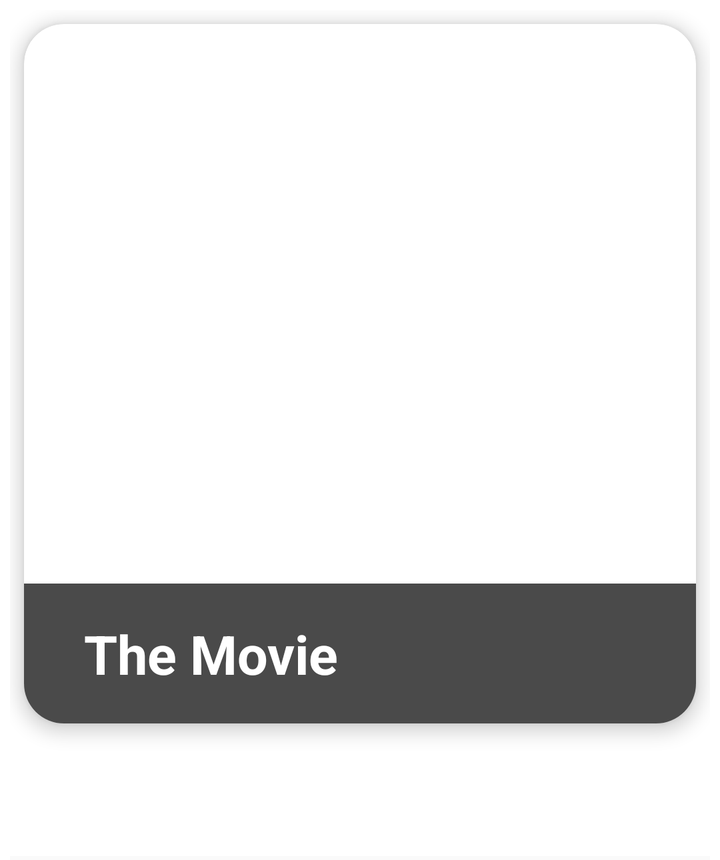
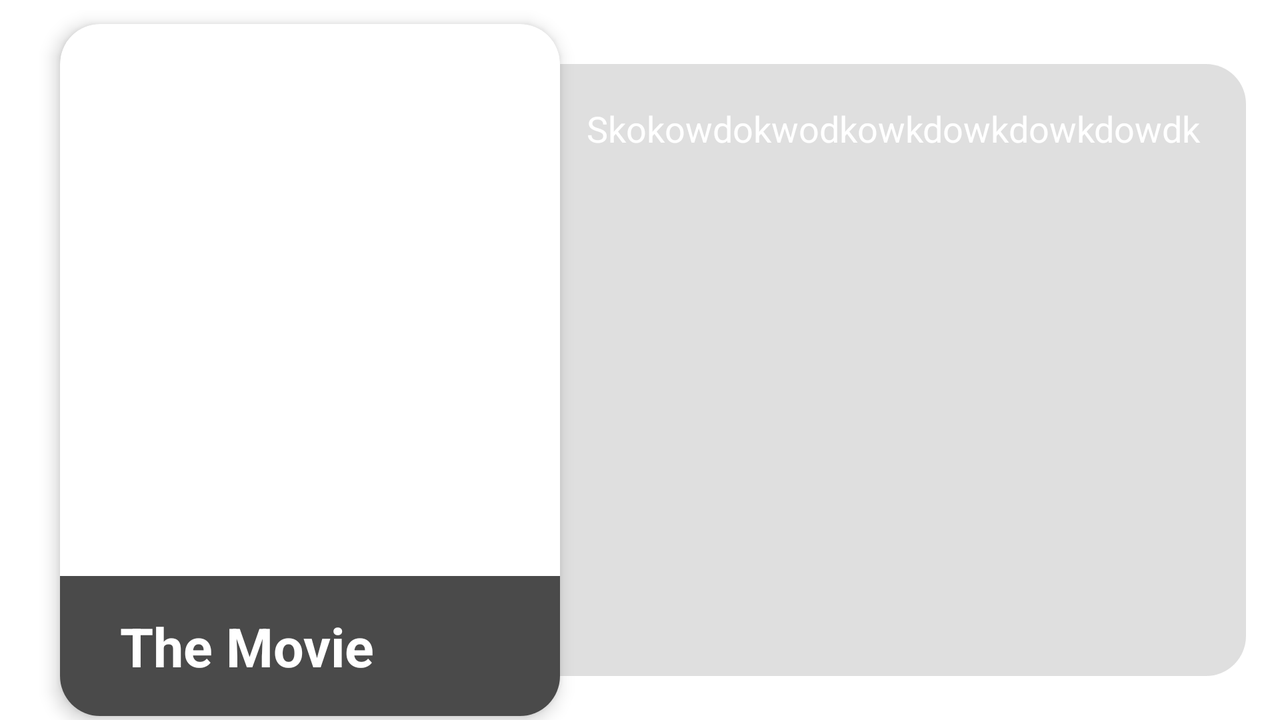

An Android layout and its configuration variant, each rendered on a device that would load it. The default file and the variant file are quoted in full after the pictures.
<!-- AndroidManifest.xml: application theme Theme.MovieViewerr -->
<!-- res/layout/fragment_second.xml -->
<?xml version="1.0" encoding="utf-8"?>
<androidx.constraintlayout.widget.ConstraintLayout
    xmlns:android="http://schemas.android.com/apk/res/android"
    xmlns:app="http://schemas.android.com/apk/res-auto"
    android:layout_width="match_parent"
    android:layout_height="wrap_content"
    >

    <RelativeLayout
        android:id="@+id/relativeLayout"
        android:layout_width="match_parent"
        android:layout_height="wrap_content"
        android:layout_margin="5dp"
        app:layout_constraintEnd_toEndOf="parent"
        app:layout_constraintStart_toStartOf="parent"
        app:layout_constraintTop_toTopOf="parent">

        <com.google.android.material.card.MaterialCardView
            android:id="@+id/card"
            android:layout_width="match_parent"
            android:layout_height="350dp"
            android:layout_alignParentStart="true"
            android:layout_alignParentTop="true"
            android:layout_alignParentEnd="true"
            android:layout_marginStart="7dp"
            android:layout_marginTop="7dp"
            android:layout_marginEnd="7dp"
            android:layout_marginBottom="7dp"
            app:cardCornerRadius="20dp"
            app:cardElevation="5dp">

            <RelativeLayout
                android:layout_width="match_parent"
                android:layout_height="match_parent">

                <ImageView
                    android:id="@+id/movieImage"
                    android:layout_width="match_parent"
                    android:layout_height="match_parent"
                    android:scaleType="centerCrop"
                    android:src="@mipmap/ic_launcher" />

                <TextView
                    android:id="@+id/movieName"
                    android:layout_width="match_parent"
                    android:layout_height="70dp"
                    android:layout_alignParentBottom="true"
                    android:layout_centerHorizontal="true"
                    android:background="#B5000000"
                    android:ellipsize="end"
                    android:gravity="center_vertical"
                    android:lines="2"
                    android:paddingStart="30dp"
                    android:paddingEnd="30dp"
                    android:text="The Movie"
                    android:textColor="@color/white"
                    android:textSize="27sp"
                    android:textStyle="bold" />
            </RelativeLayout>


        </com.google.android.material.card.MaterialCardView>

        <TextView
            android:id="@+id/movieDescription"
            android:layout_width="match_parent"
            android:layout_height="wrap_content"
            android:layout_below="@+id/card"
            android:layout_centerHorizontal="true"
            android:layout_marginStart="12dp"
            android:layout_marginEnd="12dp"
            android:layout_marginBottom="35dp"
            android:ellipsize="end"
            android:maxLines="5"
            android:text="Skokowdokwodkowkdowkdowkdowdk"
            android:textColor="@color/white"
            android:textSize="18sp" />

        <View
            android:id="@+id/devider"
            android:layout_width="match_parent"
            android:layout_height="2dp"
            android:background="#2DE4E4E4"
            android:layout_below="@id/movieDescription"
            android:layout_alignParentStart="true"
            android:layout_alignParentEnd="true"
            />

    </RelativeLayout>




</androidx.constraintlayout.widget.ConstraintLayout>
<!-- resources referenced by this layout -->
<resources>
  <color name="white">#FFFFFFFF</color>
  <style name="Theme.MovieViewerr" parent="Theme.MaterialComponents.DayNight.DarkActionBar">
          
          <item name="colorPrimary">@color/purple_500</item>
          <item name="colorPrimaryVariant">@color/purple_700</item>
          <item name="colorOnPrimary">@color/white</item>
          
          <item name="colorSecondary">@color/purple_200</item>
          <item name="colorSecondaryVariant">@color/teal_700</item>
          <item name="colorOnSecondary">@color/black</item>
          
          <item name="android:statusBarColor" tools:targetApi="l">?attr/colorPrimaryVariant</item>
          
      </style>
  <color name="purple_500">#FF6200EE</color>
  <color name="purple_700">#020202</color>
  <color name="purple_200">#FFBB86FC</color>
  <color name="teal_700">#FF018786</color>
  <color name="black">#FF000000</color>
</resources>
<!-- res/layout-land/fragment_second.xml (the repository's variant of the layout above) -->
<!-- drawn on the phone turned sideways -->
<?xml version="1.0" encoding="utf-8"?>
<androidx.constraintlayout.widget.ConstraintLayout
    xmlns:android="http://schemas.android.com/apk/res/android"
    xmlns:app="http://schemas.android.com/apk/res-auto"
    xmlns:tools="http://schemas.android.com/tools"
    android:layout_width="match_parent"
    android:layout_height="wrap_content">

    <RelativeLayout
        android:id="@+id/relativeLayout"
        android:layout_width="match_parent"
        android:layout_height="wrap_content"
        android:layout_margin="5dp"
        app:layout_constraintEnd_toEndOf="parent"
        app:layout_constraintStart_toStartOf="parent"
        app:layout_constraintTop_toTopOf="parent">

        <com.google.android.material.card.MaterialCardView
            android:id="@+id/card"
            android:layout_width="250dp"
            android:layout_height="350dp"
            android:layout_alignParentStart="true"

            android:layout_centerVertical="true"
            android:layout_marginStart="25dp"
            android:layout_marginTop="7dp"
            android:layout_marginBottom="7dp"
            app:cardCornerRadius="20dp"
            app:cardElevation="5dp">

            <RelativeLayout
                android:layout_width="match_parent"
                android:layout_height="match_parent">

                <ImageView
                    android:id="@+id/movieImage"
                    android:layout_width="match_parent"
                    android:layout_height="match_parent"
                    android:scaleType="centerCrop"
                    android:src="@mipmap/ic_launcher" />

                <TextView
                    android:id="@+id/movieName"
                    android:layout_width="match_parent"
                    android:layout_height="70dp"
                    android:layout_alignParentBottom="true"
                    android:layout_centerHorizontal="true"
                    android:background="#B5000000"
                    android:ellipsize="end"
                    android:gravity="center_vertical"
                    android:lines="2"
                    android:paddingStart="30dp"
                    android:paddingEnd="30dp"
                    android:text="The Movie"
                    android:textColor="@color/white"
                    android:textSize="27sp"
                    android:textStyle="bold" />
            </RelativeLayout>


        </com.google.android.material.card.MaterialCardView>

        <TextView
            android:id="@+id/movieDescription"
            android:layout_width="match_parent"
            android:layout_height="wrap_content"
            android:layout_alignTop="@+id/card"
            android:layout_alignBottom="@+id/card"
            android:layout_marginStart="-7dp"
            android:layout_marginTop="20dp"
            android:layout_marginEnd="12dp"
            android:layout_marginBottom="20dp"
            android:layout_toEndOf="@+id/card"
            android:background="@drawable/text_background"
            android:ellipsize="end"
            android:paddingStart="20dp"
            android:paddingTop="20dp"
            android:paddingEnd="20dp"
            android:text="Skokowdokwodkowkdowkdowkdowdk"
            android:textColor="@color/white"
            android:textSize="18sp" />


    </RelativeLayout>

    <View
        android:id="@+id/devider"
        android:layout_width="match_parent"
        android:layout_height="2dp"
        android:background="#2DE4E4E4"
        android:layout_marginTop="40dp"
        app:layout_constraintTop_toBottomOf="@id/relativeLayout"
        app:layout_constraintEnd_toEndOf="parent"
        app:layout_constraintStart_toStartOf="parent" />


</androidx.constraintlayout.widget.ConstraintLayout>
<!-- resources referenced by the variant -->
<!-- as the phone turned sideways resolves them -->
<resources>
  <color name="white">#FFFFFFFF</color>
  <!-- drawable text_background (drawable) -->
  <?xml version="1.0" encoding="utf-8"?>
  <shape android:shape="rectangle" xmlns:android="http://schemas.android.com/apk/res/android">
  
      <solid android:color="#20000000" />
  
      <corners android:topRightRadius="20dp" android:bottomRightRadius="20dp"/>
  </shape>
  <style name="Theme.MovieViewerr" parent="Theme.MaterialComponents.DayNight.DarkActionBar">
          
          <item name="colorPrimary">@color/purple_500</item>
          <item name="colorPrimaryVariant">@color/purple_700</item>
          <item name="colorOnPrimary">@color/white</item>
          
          <item name="colorSecondary">@color/purple_200</item>
          <item name="colorSecondaryVariant">@color/teal_700</item>
          <item name="colorOnSecondary">@color/black</item>
          
          <item name="android:statusBarColor" tools:targetApi="l">?attr/colorPrimaryVariant</item>
          
      </style>
  <color name="purple_500">#FF6200EE</color>
  <color name="purple_700">#020202</color>
  <color name="purple_200">#FFBB86FC</color>
  <color name="teal_700">#FF018786</color>
  <color name="black">#FF000000</color>
</resources>
